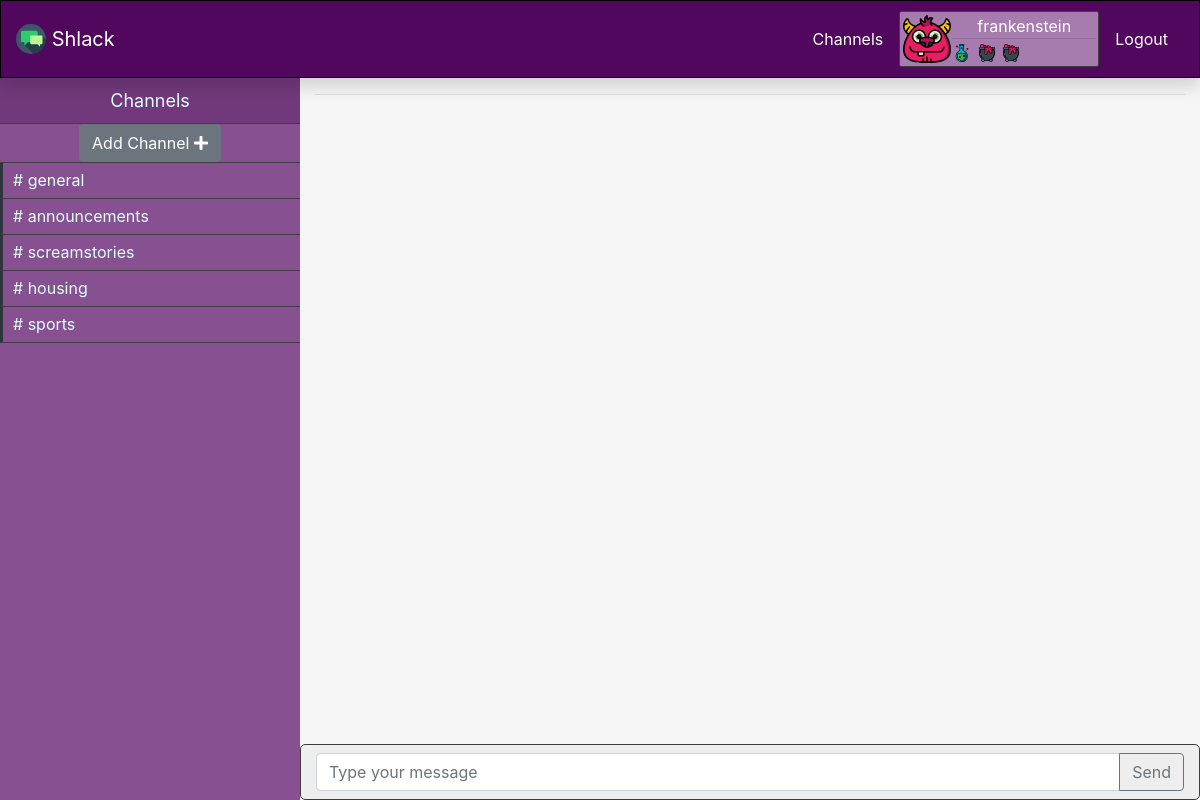
Screenshot of /channels/housing (signed in) with the database file from the repository.
### models.py (models this page shows, shortened)
class User(UserMixin, db.Model):
    id = db.Column(db.Integer, primary_key=True)
    avatar = db.Column(db.String(64))
    username = db.Column(db.String(64), index=True, unique=True)
    email = db.Column(db.String(120), index=True, unique=True)
    password_hash = db.Column(db.String(128))
    posts = db.relationship("Post", backref="author", lazy="dynamic")

class Channel(db.Model):
    id = db.Column(db.Integer, primary_key=True)
    name = db.Column(db.String(300))
    posts = db.relationship("Post", backref="channel", lazy="dynamic")

### application.py (the view, shortened to what this page needs)
@app.route("/channels/<string:channel_name>", methods=["GET", "POST"])
@login_required
def channel(channel_name):
    new_channel_form = NewChannelForm()
    new_post_form = NewPostForm()
    channels = Channel.query.all()
    if not any(channel_name == channel.name for channel in channels):
        return redirect(url_for("channels"))
    cur_channel = Channel.query.filter_by(name=channel_name).first()
    posts = cur_channel.posts
    return render_template("channel.html",
                           new_channel_form=new_channel_form,
                           new_post_form=new_post_form,
                           channels=channels,
                           posts=posts)

### forms.py (shortened to what this page needs)
class NewChannelForm(FlaskForm):
    channel_name = StringField("Channel Name", validators=[DataRequired()])
    submit = SubmitField("Create")

class NewPostForm(FlaskForm):
    post_body = StringField("Post Body", validators=[DataRequired()])
    user_id = IntegerField("User ID")
    datetime = DateTimeField()
    submit = SubmitField("Send")

### models.py (called while the page is built)
@login.user_loader
def load_user(id_):
    return User.query.get(int(id_))

### templates/channel.html (shortened to what this page needs)
{% extends "layout.html" %}
{% block body %}
  <div id="sidebar" class="sidebar container-fluid">
    <div class="header">Channels</div>
    <div class="menu-list">
      <ul id="menu-content" class="menu-content collapse">
        <li class="add-channel justify-content-center d-flex">
          <button class="btn btn-secondary " data-target="#channel-modal" data-toggle="modal"> Add Channel <i
              class="fa fa-plus"></i></button>
        </li>
        {% for channel in channels %}
          <li class="channel">
            <a href={{ url_for('channel', channel_name=channel.name) }}># {{ channel.name }} </a>
          </li>
        {% endfor %}
      </ul>
    </div>
  </div>
  <div id="main" class="container-fluid">
    <div class="row">
      <div id="messages" class="col-12">
        <hr>
      </div>
    </div>
    <form action="" method="POST" novalidate>
      <div id="message-box" class="row">
        <div class="col-12 message-box py-2">
          <div class="input-group ">
            {{ new_post_form.post_body(class_="form-control", placeholder="Type your message") }}
            <div class="input-group-append">
              {{ new_post_form.submit(id="msg-send-btn", class_="btn btn-outline-secondary") }}
            </div>
          </div>
        </div>
      </div>
    </form>
  </div>
{% endblock %}

### templates/layout.html (shortened to what this page needs)
<!DOCTYPE html>
<html lang="en">
<head>
  <link rel="stylesheet" href="https://maxcdn.bootstrapcdn.com/bootstrap/4.5.0/css/bootstrap.min.css">
  <link rel="stylesheet" href="https://stackpath.bootstrapcdn.com/font-awesome/4.7.0/css/font-awesome.min.css" type="text/css">
  <link rel="stylesheet" href="https://cdnjs.cloudflare.com/ajax/libs/font-awesome/5.14.0/css/all.min.css" type="text/css">
  <link rel="stylesheet" href="https://cdnjs.cloudflare.com/ajax/libs/font-awesome/5.14.0/css/regular.min.css" type="text/css">
  <link rel="stylesheet" href="https://cdnjs.cloudflare.com/ajax/libs/font-awesome/5.14.0/css/solid.min.css" type="text/css">
  <link rel="stylesheet" type="text/css" href="{{ url_for('static', filename='style.css' ) }}">
</head>
<body>
<div id="navbar" class="container-fluid fixed-top position-sticky shadow">
      <ul class="navbar-list">
        <li>
          <a class="navbar-brand" href="{{url_for('index')}}">
            <img src="/static/images/brand-icons/017-speech-bubble-2.svg" width="30" height="30" class="d-inline-block align-top" alt="">
          Shlack
          </a>
        </li>
        {% if not current_user.is_authenticated %}
        <li class="nav-item ml-auto">
          <a class="nav-link" href="{{ url_for("login") }}">Login</a>
        </li>
        <li class="nav-item">
          <a class="nav-link nav-fill" href="{{ url_for("signup") }}">Sign Up</a>
        </li>
      {% else %}
        <li class="nav-item ml-auto">
          <a class="nav-link" href="{{ url_for("channels") }}">Channels</a>
        </li>
        <li class="nav-item">
          <div class="usercard d-flex flex-row no-gutters">
              <img src={{ current_user.avatar }}/>
            <div class="col">
              <p class="text-center text-white my-0">{{ current_user.username }}</p>
              <hr class="my-0">
              <span><img src="/static/images/specials/006-flask.svg" style="height: 20px; width: 20px;"></span>
              <span><img src="/static/images/specials/009-cauldron.svg" style="height: 20px; width: 20px;"></span/>
              <span><img src="/static/images/specials/009-cauldron.svg" style="height: 20px; width: 20px;"></span/>
              </div>
          </div>
        </li>
        <li class="nav-item pl-0">
          <a class="nav-link" href="{{ url_for("logout") }}">Logout</a>
        </li>
      {% endif %}
      </ul>
</div>
{% block body %}{% endblock %}
</body>
</html>

### static/style.css (style rules this page uses)
* { box-sizing: border-box; }
body, html { margin: 0px; padding: 0px; max-height: 100%; height: 100%; }
#navbar { background: #51075e; border: 1px solid black; }
.navbar-list { display: flex; flex-direction: row; list-style: none; align-items: center; margin: 10px 0; padding: 0; }
.navbar-list .navbar-brand, .navbar-list .nav-link { color: #ffffff; align-items: center; }
.usercard { background: #a67cae; border: 1px solid #403e41; padding: 2px; border-radius: 2.5px; width: 200px; }
.usercard img { padding: 1px; border-radius: 2.5px; width: 50px; height: 50px; }
.sidebar { overflow: auto; background-color: #875191; position: fixed; left: 0px; padding: 0px; width: 300px; height: 100%; color: #e1ffff; }
.sidebar .menu-content { padding: 0px; }
.sidebar .header { background-color: #71397c; border-bottom: 1px solid #403e41; line-height: 45px; display: block; text-align: center; font-size: large; }
.sidebar .add-channel { border-style: none; border-bottom: 1px solid #403e41; }
.sidebar .channel { list-style: none; padding: 0px; margin: 0px; line-height: 35px; cursor: pointer; }
.sidebar .channel { padding-left: 0px; border-left: 3px solid #2e353d; border-bottom: 1px solid #403e41; }
.sidebar .channel a { text-decoration: none; color: #e1ffff; padding-left: 10px; }
#main { overflow: auto; background: #f5f5f5; }
#message-box { position: fixed; bottom: 0; background: #eeeeee; border: 1px solid #403e41; border-radius: 5px; }
@media (min-width: 767px) { .sidebar .menu-list .menu-content { display: block; } }
@media (min-width: 767px) { #main { width: calc(100% - 300px); float: right; } }
@media (min-width: 767px) { #message-box { width: calc(100% - 300px); } }

### rows the page displays
User: avatar (picture), username "frankenstein"
Channel: name "general"
Channel: name "announcements"
Channel: name "screamstories"
Channel: name "housing"
Channel: name "sports"
